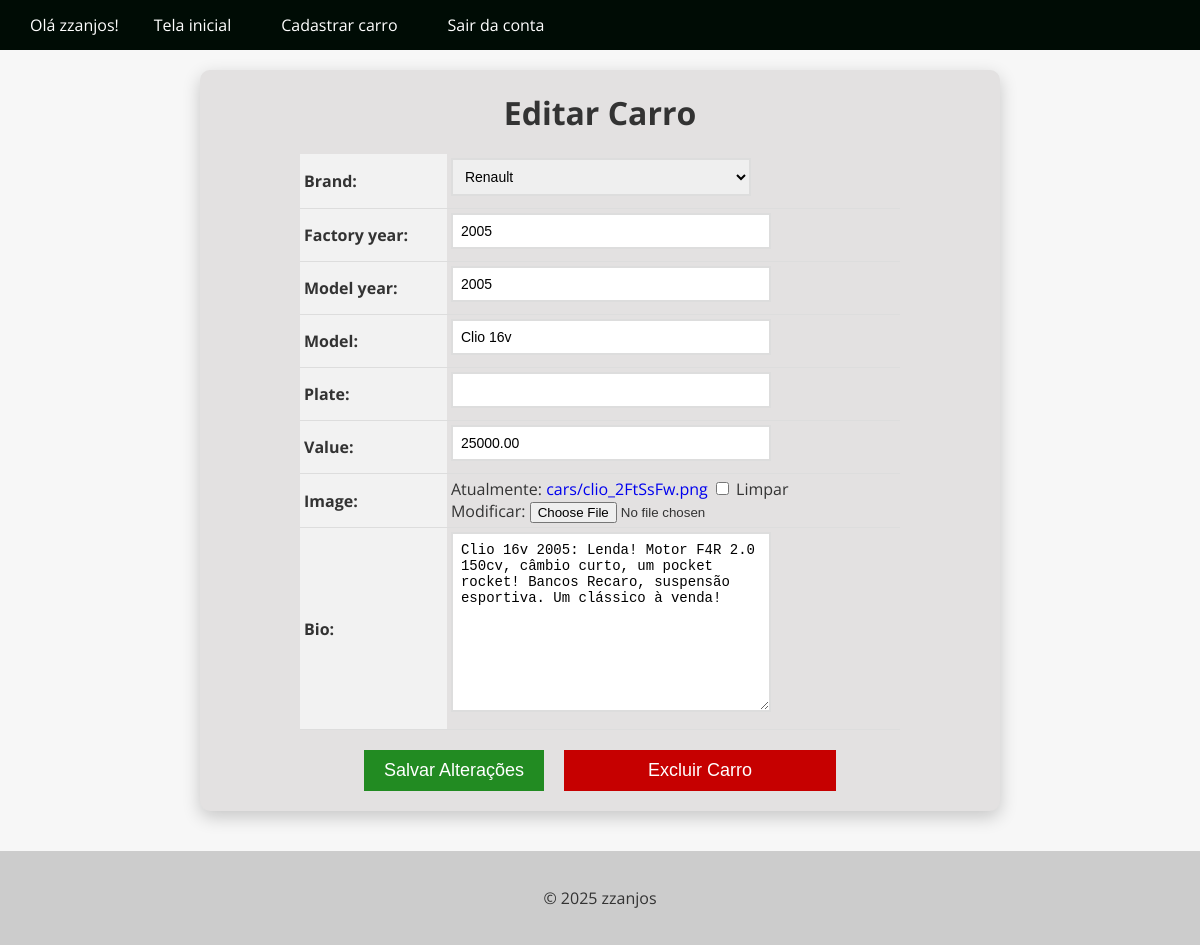
The app's page /car/1/update/ (signed in) with its own data.
### cars/models.py (models this page shows, shortened)
class Car(models.Model):
    brand = models.ForeignKey(Brand, on_delete=models.PROTECT, related_name='car_brand')
    factory_year = models.IntegerField()
    model_year = models.IntegerField()
    id = models.AutoField(primary_key=True)
    model = models.CharField(max_length=100)
    plate = models.CharField(max_length=7, blank=True, null=True)
    value = models.DecimalField(max_digits=10, decimal_places=2)
    image = models.ImageField(upload_to='cars/', blank=True, null=True)
    bio = models.TextField(blank=True, null=True)

### cars/views.py (the view, shortened to what this page needs)
# urls.py: path('car/<int:pk>/update/', CarUpdateView.as_view(), name='car_update'),
@method_decorator(login_required(login_url='login'), name='dispatch')
class CarUpdateView(UpdateView):
    model = Car
    form_class = CarModelForm
    template_name='car_update.html'
    success_url='/cars/'

### cars/forms.py (shortened to what this page needs)
class CarModelForm(forms.ModelForm):
    class Meta:
        model = Car
        fields = '__all__'

### cars/models.py (called while the page is built)
    def __str__(self):
        return self.name

### cars/templates/car_update.html (shortened to what this page needs)
{% extends "base.html" %}
{% block content %}
    <form method="post" enctype="multipart/form-data">
      <h1>Editar Carro</h1>
      <table>
      {{ form.as_table }}
    </table>
    {% if user.is_authenticated %}
      <div class="buttons-container">
        <a href="{% url "car_delete" pk=object.pk %}"><input type="submit" value="Salvar Alterações" class="btn btn-primary"></a>
        <a href="{% url "car_delete" pk=object.pk %}"><input type="input" value="Excluir Carro" class="btn btn-danger"></a>
      </div>
      {% else %}
        <h1>Faça login para visualizar as opções</h1>
      {% endif %}
    </form>
{% endblock %}

### app/templates/base.html (shortened to what this page needs)
<!DOCTYPE html>
<html lang="pt-br">
<head>
</head>
<body>
  <header>
    <nav>
      <ul>
        {% if user.is_authenticated %}
          <li> Olá {{user.username}}! </li>
          <li><a href="{% url 'cars_list' %}">Tela inicial</a></li>
          <li><a href="{% url 'new_car' %}">Cadastrar carro</a></li>
          <li><a href="{% url 'logout' %}">Sair da conta</a></li>
          {% else %}
        <li><a href="{% url 'cars_list' %}">Carros</a></li>
        <li><a href="{% url 'login' %}">Login</a></li>
        <li><a href="{% url 'register' %}">Cadastre-se</a></li>
        {% endif %}
      </ul>
    </nav>
  </header>
  <main>
    {% block content %}
    {% endblock %}
  </main>
  <footer>
    <p>&copy; 2025 zzanjos</p>
  </footer>
</body>
</html>

### app/templates/base.html (style rules this page uses)
html { height: 100%; }
body { background-color: #f7f7f7; color: #333; display: flex; flex-direction: column; font-family: 'Open Sans', sans-serif; margin: 0; min-height: 100vh; padding: 0; }
main { flex-grow: 1; }
header { background-color:rgb(0, 12, 5); color: #fff; }
footer { background-color: #ccc; color: #333; padding: 20px; text-align: center; }
nav { align-items: center; background-color:rgb(0, 12, 5); color: #fff; display: flex; height: 50px; justify-content: space-between; padding: 0 20px; }
nav ul { align-items: center; display: flex; list-style: none; margin: 0; padding: 0; }
nav ul li { margin: 0 10px; }
nav ul li a { color: #fff; text-decoration: none; font-size: 16px; padding: 15px; transition: all 0.9s ease; }

### cars/templates/car_update.html (style rules this page uses)
form { background-color: #e3e1e1; box-shadow: 0 6px 18px rgba(0, 0, 0, 0.2); border-radius: 10px; overflow: hidden; text-align: center; transition: all 0.6s ease; max-width: 800px; margin: 20px auto 0; margin-bottom: 40px; }
form h1 { font-size: 2rem; margin-bottom: 20px; text-align: center; }
table { margin: 0 auto; border-collapse: collapse; width: 100%; max-width: 600px; }
th, td { padding: 4px; text-align: left; border-bottom: 1px solid #ddd; }
th { background-color: #f2f2f2; }
input[type="text"], input[type="number"], select, textarea { padding: 8px; font-size: 14px; border: 2px solid #ddd; width: 100%; max-width: 300px; margin-bottom: 8px; transition: border-bottom-color 0.3s ease-in-out; }
.btn { background-color:rgb(56, 0, 125); color: #fff; border: none; padding: 10px 20px; font-size: 16px; cursor: pointer; transition: background-color 0.3s ease-in-out; }
.buttons-container { display: flex; justify-content: center; margin-top: 20px; margin-bottom: 20px; }
.btn { display: inline-block; background-color: rgb(34, 139, 34); color: #fff; border: none; padding: 10px 20px; font-size: 18px; cursor: pointer; transition: background-color 0.3s ease-in-out; margin: 0 10px; }
.btn-danger { background-color:rgb(198, 0, 0); text-decoration: none !important; text-align: center; }
a { text-decoration: none !important; }

### records on screen
Car: brand "Renault", factory_year "2005", model_year "2005", model "Clio 16v", value "25000.00", bio "Clio 16v 2005: Lenda! Motor F4R 2.0 150cv, câmbio curto, um pocket rocket! Bancos Recaro, suspensão esportiva. Um clássico à venda!"

### other values on screen
{{ user.username }} "zzanjos"
